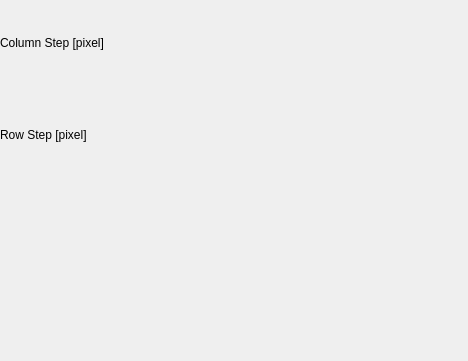
<?xml version="1.0" encoding="UTF-8"?>
<ui version="4.0">
 <class>displacement_selector_ui</class>
 <widget class="QWidget" name="displacement_selector_ui">
  <property name="geometry">
   <rect>
    <x>0</x>
    <y>0</y>
    <width>468</width>
    <height>361</height>
   </rect>
  </property>
  <property name="windowTitle">
   <string>Form</string>
  </property>
  <layout class="QGridLayout" name="gridLayout" columnstretch="0,1">
   <property name="leftMargin">
    <number>0</number>
   </property>
   <property name="topMargin">
    <number>0</number>
   </property>
   <property name="rightMargin">
    <number>0</number>
   </property>
   <property name="bottomMargin">
    <number>0</number>
   </property>
   <item row="1" column="0">
    <widget class="QLabel" name="label">
     <property name="text">
      <string>Row Step [pixel]</string>
     </property>
    </widget>
   </item>
   <item row="1" column="1">
    <widget class="trakem2_xy_selector" name="row_step_in_pixels" native="true"/>
   </item>
   <item row="0" column="0">
    <widget class="QLabel" name="label_2">
     <property name="text">
      <string>Column Step [pixel]</string>
     </property>
    </widget>
   </item>
   <item row="0" column="1">
    <widget class="trakem2_xy_selector" name="column_step_in_pixels" native="true"/>
   </item>
   <item row="3" column="0" colspan="2">
    <widget class="calibration_info_selector" name="calibration" native="true"/>
   </item>
   <item row="4" column="0" colspan="2">
    <widget class="path_load_save_selector" name="path_selector" native="true"/>
   </item>
  </layout>
 </widget>
 <customwidgets>
  <customwidget>
   <class>trakem2_xy_selector</class>
   <extends>QWidget</extends>
   <header>trakem2_xy_selector.h</header>
   <container>1</container>
  </customwidget>
  <customwidget>
   <class>path_load_save_selector</class>
   <extends>QWidget</extends>
   <header>path_load_save_selector.h</header>
   <container>1</container>
  </customwidget>
  <customwidget>
   <class>calibration_info_selector</class>
   <extends>QWidget</extends>
   <header>calibration_info_selector.h</header>
   <container>1</container>
  </customwidget>
 </customwidgets>
 <resources/>
 <connections/>
</ui>
